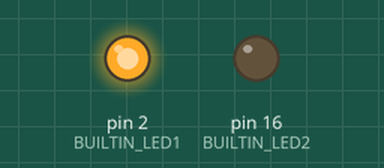
The sketch below on a simulated Arduino Uno, built with avr-gcc and run on an emulated ATmega328P. Parts: output pins drawn as LEDs (lit = HIGH).

Above: at 0.05 s.
Timing chart, 0 to 3.0 s (numbered marks = the images above):
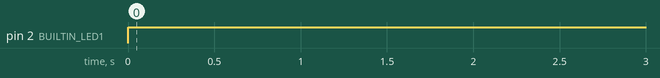

Measured:
- by itself, pin 2 (BUILTIN_LED1): LOW → HIGH at 0.00 s

The sketch:

sketch_feb04adblblink.ino
```cpp
const short int BUILTIN_LED1 = 2;
const short int BUILTIN_LED2 = 16;


void setup() {
  // put your setup code here, to run once:
  pinMode(BUILTIN_LED1, OUTPUT);
  pinMode(BUILTIN_LED2,OUTPUT);
}

void loop() {
  // put your main code here, to run repeatedly:
  digitalWrite(BUILTIN_LED1, LOW); // Turn the LED ON by making the voltage LOW digitalWrite(BUILTIN_LED2, HIGH); // Turn the LED off by making the voltage HIGH delay(1000); // Wait for a second
  digitalWrite(BUILTIN_LED1, HIGH); // Turn the LED off by making the voltage HIGH
  digitalWrite(BUILTIN_LED2, LOW); // Turn the LED ON by making the voltage LOW
  delay(2000); // Wait for two seconds
  digitalWrite(BUILTIN_LED2, HIGH); // Turn the LED ON by making the voltage LOW digitalWrite(BUILTIN_LED2, HIGH); // Turn the LED off by making the voltage HIGH delay(1000); // Wait for a second
  digitalWrite(BUILTIN_LED1, LOW); // Turn the LED off by making the voltage HIGH
  digitalWrite(BUILTIN_LED1, HIGH); //
}
```
